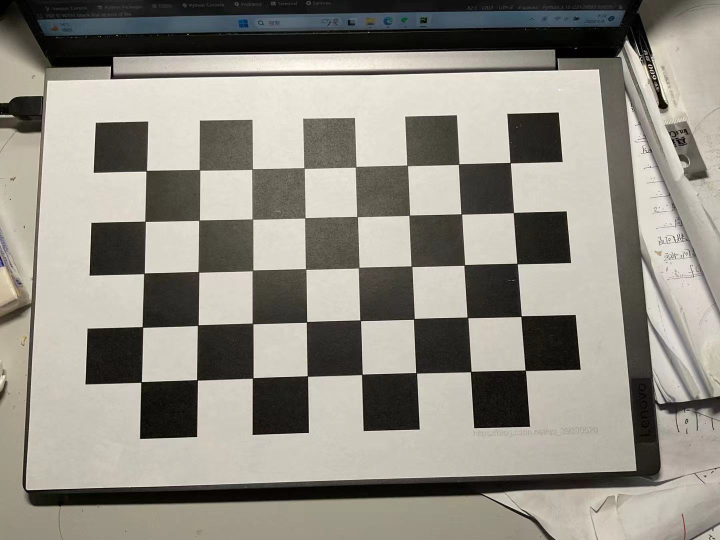
#> input picture jiqishijue/1.jpg, 1440 x 1080 px (shown at 1/2 size)
$ python camera.py
#> lines starting #> are read from the running program, lines starting #| are printed output that depends on the picture; after the words box and inside, x2 and y2 are one past the last pixel; in counts of white or black regions, pixels touching at a corner belong together
# -*- codeing =utf-8 -*-

import cv2
import numpy as np
import glob

# 找棋盘格角点
# 阈值
criteria = (cv2.TERM_CRITERIA_EPS + cv2.TERM_CRITERIA_MAX_ITER, 30, 0.001)
#棋盘格模板规格
w = 8  #内角点个数，内角点是和其他格子连着的点
h = 5

# 世界坐标系中的棋盘格点,例如(0,0,0), (1,0,0), (2,0,0) ....,(8,5,0)，去掉Z坐标，记为二维矩阵
objp = np.zeros((w*h,3), np.float32)
objp[:,:2] = np.mgrid[0:w,0:h].T.reshape(-1,2)
# 储存棋盘格角点的世界坐标和图像坐标对
objpoints = [] # 在世界坐标系中的三维点
imgpoints = [] # 在图像平面的二维点

images = glob.glob('1.jpg') # 标定所用图像
for fname in images:
    img = cv2.imread(fname)
#> img is the input picture: shape (1080, 1440, 3); mean B, G, R 131.2, 140.7, 144.3
    img = cv2.resize(img, (700, 375), interpolation=cv2.INTER_AREA)
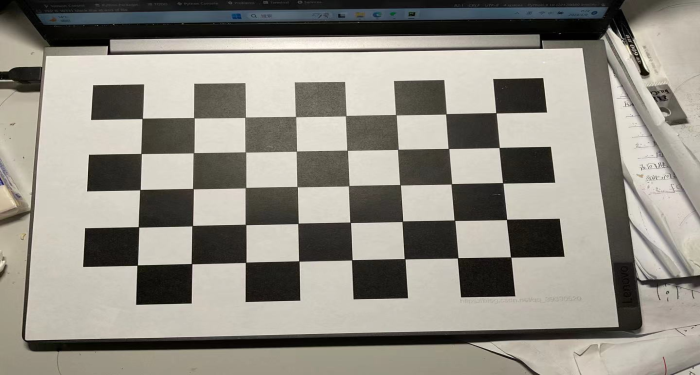
#> img: shape (375, 700, 3); mean B, G, R 131.2, 140.7, 144.3
    gray = cv2.cvtColor(img,cv2.COLOR_BGR2GRAY)

    # 找到棋盘格角点
    # 棋盘图像(8位灰度或彩色图像)  棋盘尺寸  存放角点的位置
    ret, corners = cv2.findChessboardCorners(gray, (w,h),None)
#> ret = True; corners = 40 rows, first 8: [141.9, 118.5], [194, 117.9], [245, 117.1], [295.6, 116.6], [345.8, 115.9], [395.8, 115], [445.8, 113.9], [496, 113]
    # 如果找到足够点对，将其存储起来
    if ret == True:
        # 角点精确检测
        # 输入图像 角点初始坐标 搜索窗口为2*winsize+1 死区 求角点的迭代终止条件
        cv2.cornerSubPix(gray,corners,(8,8),(-1,-1),criteria)
        objpoints.append(objp)
        imgpoints.append(corners)
        cv2.drawChessboardCorners(img, (w, h), corners, ret)
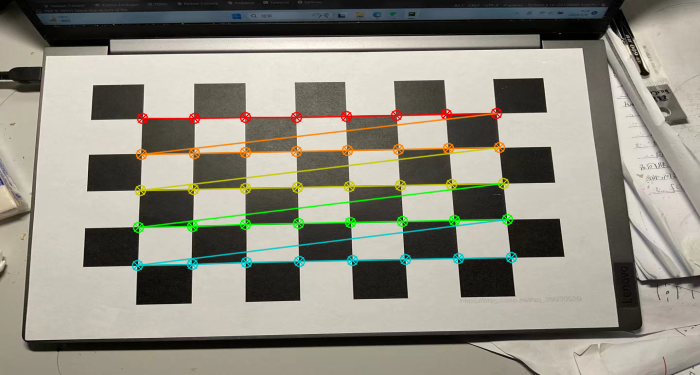
#> img: shape (375, 700, 3); 4.89% of pixels changed, all inside (x1, y1, x2, y2) = (131, 107, 518, 272)
        cv2.imshow('findCorners', img)
        cv2.imwrite('findCorners.jpg', img)
        cv2.waitKey(1000)
    cv2.destroyAllWindows()

#标定、去畸变
# 输入：世界坐标系里的位置 像素坐标 图像的像素尺寸大小 3*3矩阵，相机内参数矩阵 畸变矩阵
# 输出：标定结果 相机的内参数矩阵 畸变系数 旋转矩阵 平移向量
ret, mtx, dist, rvecs, tvecs = cv2.calibrateCamera(objpoints, imgpoints, gray.shape[::-1], None, None)
#> ret = 0.115; mtx = [[1173.9, 0, 372.1], [0, 863.4, 184], [0, 0, 1]]; dist = [[-0.0814, 19.73, 0.000748, 0.00681, -274.2]]; rvecs = ([-0.313, -0.0345, -0.0312],); tvecs = ([-4.52, -1.76, 23.26],)
# mtx：内参数矩阵
# dist：畸变系数
# rvecs：旋转向量 （外参数）
# tvecs ：平移向量 （外参数）


print (("mtx:\n"),mtx)        # 内参数矩阵
#| mtx:
#|  [[1.17385439e+03 0.00000000e+00 3.72128336e+02]
#|  [0.00000000e+00 8.63357168e+02 1.84045772e+02]
#|  [0.00000000e+00 0.00000000e+00 1.00000000e+00]]
